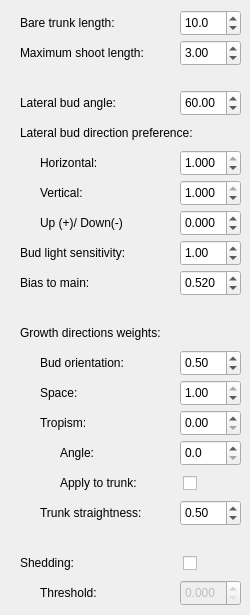
      <widget class="QWidget" name="treeProperties_tabWidgetPage">
       <attribute name="title">
        <string>Base</string>
       </attribute>
       <widget class="QDoubleSpinBox" name="bareTrunkLength_dSpinBox">
        <property name="geometry">
         <rect>
          <x>180</x>
          <y>10</y>
          <width>61</width>
          <height>26</height>
         </rect>
        </property>
        <property name="sizePolicy">
         <sizepolicy hsizetype="Preferred" vsizetype="Fixed">
          <horstretch>0</horstretch>
          <verstretch>0</verstretch>
         </sizepolicy>
        </property>
        <property name="minimumSize">
         <size>
          <width>61</width>
          <height>0</height>
         </size>
        </property>
        <property name="maximumSize">
         <size>
          <width>61</width>
          <height>16777215</height>
         </size>
        </property>
        <property name="decimals">
         <number>1</number>
        </property>
        <property name="minimum">
         <double>0.000000000000000</double>
        </property>
        <property name="maximum">
         <double>100.000000000000000</double>
        </property>
        <property name="singleStep">
         <double>2.000000000000000</double>
        </property>
        <property name="value">
         <double>10.000000000000000</double>
        </property>
       </widget>
       <widget class="QLabel" name="bareTrunkLength_label">
        <property name="geometry">
         <rect>
          <x>20</x>
          <y>10</y>
          <width>150</width>
          <height>26</height>
         </rect>
        </property>
        <property name="text">
         <string>Bare trunk length:</string>
        </property>
       </widget>
       <widget class="QLabel" name="lateralAngle_label">
        <property name="geometry">
         <rect>
          <x>20</x>
          <y>90</y>
          <width>150</width>
          <height>26</height>
         </rect>
        </property>
        <property name="sizePolicy">
         <sizepolicy hsizetype="Preferred" vsizetype="Preferred">
          <horstretch>0</horstretch>
          <verstretch>0</verstretch>
         </sizepolicy>
        </property>
        <property name="text">
         <string>Lateral bud angle:</string>
        </property>
       </widget>
       <widget class="QDoubleSpinBox" name="lateralAngle_dSpinBox">
        <property name="geometry">
         <rect>
          <x>180</x>
          <y>90</y>
          <width>61</width>
          <height>26</height>
         </rect>
        </property>
        <property name="sizePolicy">
         <sizepolicy hsizetype="Preferred" vsizetype="Fixed">
          <horstretch>0</horstretch>
          <verstretch>0</verstretch>
         </sizepolicy>
        </property>
        <property name="minimumSize">
         <size>
          <width>61</width>
          <height>0</height>
         </size>
        </property>
        <property name="maximumSize">
         <size>
          <width>61</width>
          <height>16777215</height>
         </size>
        </property>
        <property name="decimals">
         <number>2</number>
        </property>
        <property name="minimum">
         <double>20.000000000000000</double>
        </property>
        <property name="maximum">
         <double>90.000000000000000</double>
        </property>
        <property name="singleStep">
         <double>5.000000000000000</double>
        </property>
        <property name="value">
         <double>60.000000000000000</double>
        </property>
       </widget>
       <widget class="QLabel" name="budLightSensitivity_label">
        <property name="geometry">
         <rect>
          <x>20</x>
          <y>240</y>
          <width>150</width>
          <height>26</height>
         </rect>
        </property>
        <property name="sizePolicy">
         <sizepolicy hsizetype="Preferred" vsizetype="Preferred">
          <horstretch>0</horstretch>
          <verstretch>0</verstretch>
         </sizepolicy>
        </property>
        <property name="text">
         <string>Bud light sensitivity:</string>
        </property>
       </widget>
       <widget class="QDoubleSpinBox" name="budLightSensitivity_dSpinBox">
        <property name="geometry">
         <rect>
          <x>180</x>
          <y>240</y>
          <width>61</width>
          <height>26</height>
         </rect>
        </property>
        <property name="sizePolicy">
         <sizepolicy hsizetype="Preferred" vsizetype="Fixed">
          <horstretch>0</horstretch>
          <verstretch>0</verstretch>
         </sizepolicy>
        </property>
        <property name="minimumSize">
         <size>
          <width>61</width>
          <height>0</height>
         </size>
        </property>
        <property name="maximumSize">
         <size>
          <width>61</width>
          <height>16777215</height>
         </size>
        </property>
        <property name="decimals">
         <number>2</number>
        </property>
        <property name="minimum">
         <double>0.000000000000000</double>
        </property>
        <property name="maximum">
         <double>10.000000000000000</double>
        </property>
        <property name="singleStep">
         <double>0.250000000000000</double>
        </property>
        <property name="value">
         <double>1.000000000000000</double>
        </property>
       </widget>
       <widget class="QDoubleSpinBox" name="gravimorphismVertical_dSpinBox">
        <property name="geometry">
         <rect>
          <x>180</x>
          <y>180</y>
          <width>61</width>
          <height>26</height>
         </rect>
        </property>
        <property name="sizePolicy">
         <sizepolicy hsizetype="Preferred" vsizetype="Fixed">
          <horstretch>0</horstretch>
          <verstretch>0</verstretch>
         </sizepolicy>
        </property>
        <property name="minimumSize">
         <size>
          <width>61</width>
          <height>0</height>
         </size>
        </property>
        <property name="maximumSize">
         <size>
          <width>61</width>
          <height>16777215</height>
         </size>
        </property>
        <property name="decimals">
         <number>3</number>
        </property>
        <property name="minimum">
         <double>0.100000000000000</double>
        </property>
        <property name="maximum">
         <double>1.000000000000000</double>
        </property>
        <property name="singleStep">
         <double>0.100000000000000</double>
        </property>
        <property name="value">
         <double>1.000000000000000</double>
        </property>
       </widget>
       <widget class="QLabel" name="gravimorphismVertical_label">
        <property name="geometry">
         <rect>
          <x>40</x>
          <y>180</y>
          <width>130</width>
          <height>26</height>
         </rect>
        </property>
        <property name="sizePolicy">
         <sizepolicy hsizetype="Preferred" vsizetype="Preferred">
          <horstretch>0</horstretch>
          <verstretch>0</verstretch>
         </sizepolicy>
        </property>
        <property name="text">
         <string>Vertical:</string>
        </property>
        <property name="scaledContents">
         <bool>false</bool>
        </property>
        <property name="wordWrap">
         <bool>false</bool>
        </property>
       </widget>
       <widget class="QDoubleSpinBox" name="gravimorphismHorizontal_dSpinBox">
        <property name="geometry">
         <rect>
          <x>180</x>
          <y>150</y>
          <width>61</width>
          <height>26</height>
         </rect>
        </property>
        <property name="sizePolicy">
         <sizepolicy hsizetype="Preferred" vsizetype="Fixed">
          <horstretch>0</horstretch>
          <verstretch>0</verstretch>
         </sizepolicy>
        </property>
        <property name="minimumSize">
         <size>
          <width>61</width>
          <height>0</height>
         </size>
        </property>
        <property name="maximumSize">
         <size>
          <width>61</width>
          <height>16777215</height>
         </size>
        </property>
        <property name="decimals">
         <number>3</number>
        </property>
        <property name="minimum">
         <double>0.100000000000000</double>
        </property>
        <property name="maximum">
         <double>1.000000000000000</double>
        </property>
        <property name="singleStep">
         <double>0.100000000000000</double>
        </property>
        <property name="value">
         <double>1.000000000000000</double>
        </property>
       </widget>
       <widget class="QDoubleSpinBox" name="gravimorphismUpDown_dSpinBox">
        <property name="geometry">
         <rect>
          <x>180</x>
          <y>210</y>
          <width>61</width>
          <height>26</height>
         </rect>
        </property>
        <property name="sizePolicy">
         <sizepolicy hsizetype="Preferred" vsizetype="Fixed">
          <horstretch>0</horstretch>
          <verstretch>0</verstretch>
         </sizepolicy>
        </property>
        <property name="minimumSize">
         <size>
          <width>61</width>
          <height>0</height>
         </size>
        </property>
        <property name="maximumSize">
         <size>
          <width>61</width>
          <height>16777215</height>
         </size>
        </property>
        <property name="decimals">
         <number>3</number>
        </property>
        <property name="minimum">
         <double>-0.900000000000000</double>
        </property>
        <property name="maximum">
         <double>0.900000000000000</double>
        </property>
        <property name="singleStep">
         <double>0.100000000000000</double>
        </property>
        <property name="value">
         <double>0.000000000000000</double>
        </property>
       </widget>
       <widget class="QLabel" name="gravimorphismHorizontal_label">
        <property name="geometry">
         <rect>
          <x>40</x>
          <y>150</y>
          <width>130</width>
          <height>26</height>
         </rect>
        </property>
        <property name="sizePolicy">
         <sizepolicy hsizetype="Preferred" vsizetype="Preferred">
          <horstretch>0</horstretch>
          <verstretch>0</verstretch>
         </sizepolicy>
        </property>
        <property name="text">
         <string>Horizontal:</string>
        </property>
       </widget>
       <widget class="QLabel" name="gravimorphismUpDown_label">
        <property name="geometry">
         <rect>
          <x>40</x>
          <y>210</y>
          <width>130</width>
          <height>26</height>
         </rect>
        </property>
        <property name="sizePolicy">
         <sizepolicy hsizetype="Preferred" vsizetype="Preferred">
          <horstretch>0</horstretch>
          <verstretch>0</verstretch>
         </sizepolicy>
        </property>
        <property name="text">
         <string>Up (+)/ Down(-)</string>
        </property>
       </widget>
       <widget class="QLabel" name="gravimorphism_label">
        <property name="geometry">
         <rect>
          <x>20</x>
          <y>120</y>
          <width>220</width>
          <height>26</height>
         </rect>
        </property>
        <property name="text">
         <string>Lateral bud direction preference:</string>
        </property>
       </widget>
       <widget class="QLabel" name="biasToMain_label">
        <property name="geometry">
         <rect>
          <x>20</x>
          <y>270</y>
          <width>150</width>
          <height>26</height>
         </rect>
        </property>
        <property name="text">
         <string>Bias to main:</string>
        </property>
       </widget>
       <widget class="QDoubleSpinBox" name="biasToMain_dSpinBox">
        <property name="geometry">
         <rect>
          <x>180</x>
          <y>270</y>
          <width>61</width>
          <height>26</height>
         </rect>
        </property>
        <property name="sizePolicy">
         <sizepolicy hsizetype="Preferred" vsizetype="Fixed">
          <horstretch>0</horstretch>
          <verstretch>0</verstretch>
         </sizepolicy>
        </property>
        <property name="minimumSize">
         <size>
          <width>61</width>
          <height>0</height>
         </size>
        </property>
        <property name="maximumSize">
         <size>
          <width>61</width>
          <height>16777215</height>
         </size>
        </property>
        <property name="decimals">
         <number>3</number>
        </property>
        <property name="minimum">
         <double>0.400000000000000</double>
        </property>
        <property name="maximum">
         <double>0.600000000000000</double>
        </property>
        <property name="singleStep">
         <double>0.005000000000000</double>
        </property>
        <property name="value">
         <double>0.520000000000000</double>
        </property>
       </widget>
       <widget class="QLabel" name="dirWeights_label">
        <property name="geometry">
         <rect>
          <x>20</x>
          <y>320</y>
          <width>221</width>
          <height>26</height>
         </rect>
        </property>
        <property name="text">
         <string>Growth directions weights:</string>
        </property>
       </widget>
       <widget class="QLabel" name="dirTropism_label">
        <property name="geometry">
         <rect>
          <x>40</x>
          <y>410</y>
          <width>130</width>
          <height>26</height>
         </rect>
        </property>
        <property name="text">
         <string>Tropism:</string>
        </property>
       </widget>
       <widget class="QLabel" name="dirBud_label">
        <property name="geometry">
         <rect>
          <x>40</x>
          <y>350</y>
          <width>130</width>
          <height>26</height>
         </rect>
        </property>
        <property name="text">
         <string>Bud orientation:</string>
        </property>
       </widget>
       <widget class="QDoubleSpinBox" name="trunkStraightness_dSpinBox">
        <property name="geometry">
         <rect>
          <x>180</x>
          <y>500</y>
          <width>61</width>
          <height>26</height>
         </rect>
        </property>
        <property name="sizePolicy">
         <sizepolicy hsizetype="Preferred" vsizetype="Fixed">
          <horstretch>0</horstretch>
          <verstretch>0</verstretch>
         </sizepolicy>
        </property>
        <property name="minimumSize">
         <size>
          <width>61</width>
          <height>0</height>
         </size>
        </property>
        <property name="maximumSize">
         <size>
          <width>61</width>
          <height>16777215</height>
         </size>
        </property>
        <property name="minimum">
         <double>0.000000000000000</double>
        </property>
        <property name="maximum">
         <double>1.000000000000000</double>
        </property>
        <property name="singleStep">
         <double>0.050000000000000</double>
        </property>
        <property name="value">
         <double>0.500000000000000</double>
        </property>
       </widget>
       <widget class="QDoubleSpinBox" name="dirTropism_dSpinBox">
        <property name="geometry">
         <rect>
          <x>180</x>
          <y>410</y>
          <width>61</width>
          <height>26</height>
         </rect>
        </property>
        <property name="sizePolicy">
         <sizepolicy hsizetype="Preferred" vsizetype="Fixed">
          <horstretch>0</horstretch>
          <verstretch>0</verstretch>
         </sizepolicy>
        </property>
        <property name="minimumSize">
         <size>
          <width>61</width>
          <height>0</height>
         </size>
        </property>
        <property name="maximumSize">
         <size>
          <width>61</width>
          <height>16777215</height>
         </size>
        </property>
        <property name="minimum">
         <double>0.000000000000000</double>
        </property>
        <property name="maximum">
         <double>1.000000000000000</double>
        </property>
        <property name="singleStep">
         <double>0.050000000000000</double>
        </property>
        <property name="value">
         <double>0.000000000000000</double>
        </property>
       </widget>
       <widget class="QDoubleSpinBox" name="dirBud_dSpinBox">
        <property name="geometry">
         <rect>
          <x>180</x>
          <y>350</y>
          <width>61</width>
          <height>26</height>
         </rect>
        </property>
        <property name="sizePolicy">
         <sizepolicy hsizetype="Preferred" vsizetype="Fixed">
          <horstretch>0</horstretch>
          <verstretch>0</verstretch>
         </sizepolicy>
        </property>
        <property name="minimumSize">
         <size>
          <width>61</width>
          <height>0</height>
         </size>
        </property>
        <property name="maximumSize">
         <size>
          <width>61</width>
          <height>16777215</height>
         </size>
        </property>
        <property name="minimum">
         <double>0.010000000000000</double>
        </property>
        <property name="maximum">
         <double>1.000000000000000</double>
        </property>
        <property name="singleStep">
         <double>0.050000000000000</double>
        </property>
        <property name="value">
         <double>0.500000000000000</double>
        </property>
       </widget>
       <widget class="QCheckBox" name="trunkTropism_checkBox">
        <property name="geometry">
         <rect>
          <x>179</x>
          <y>470</y>
          <width>18</width>
          <height>26</height>
         </rect>
        </property>
        <property name="sizePolicy">
         <sizepolicy hsizetype="Minimum" vsizetype="Minimum">
          <horstretch>0</horstretch>
          <verstretch>0</verstretch>
         </sizepolicy>
        </property>
        <property name="layoutDirection">
         <enum>Qt::RightToLeft</enum>
        </property>
        <property name="autoFillBackground">
         <bool>false</bool>
        </property>
        <property name="text">
         <string/>
        </property>
        <property name="checked">
         <bool>false</bool>
        </property>
       </widget>
       <widget class="QDoubleSpinBox" name="tropismAngle_dSpinBox">
        <property name="geometry">
         <rect>
          <x>180</x>
          <y>440</y>
          <width>61</width>
          <height>26</height>
         </rect>
        </property>
        <property name="sizePolicy">
         <sizepolicy hsizetype="Preferred" vsizetype="Fixed">
          <horstretch>0</horstretch>
          <verstretch>0</verstretch>
         </sizepolicy>
        </property>
        <property name="minimumSize">
         <size>
          <width>61</width>
          <height>0</height>
         </size>
        </property>
        <property name="maximumSize">
         <size>
          <width>61</width>
          <height>16777215</height>
         </size>
        </property>
        <property name="decimals">
         <number>1</number>
        </property>
        <property name="minimum">
         <double>0.000000000000000</double>
        </property>
        <property name="maximum">
         <double>180.000000000000000</double>
        </property>
        <property name="singleStep">
         <double>5.000000000000000</double>
        </property>
        <property name="value">
         <double>0.000000000000000</double>
        </property>
       </widget>
       <widget class="QLabel" name="tropismAngle_label">
        <property name="geometry">
         <rect>
          <x>60</x>
          <y>440</y>
          <width>110</width>
          <height>26</height>
         </rect>
        </property>
        <property name="text">
         <string>Angle:</string>
        </property>
       </widget>
       <widget class="QLabel" name="dirSpace_label">
        <property name="geometry">
         <rect>
          <x>40</x>
          <y>380</y>
          <width>130</width>
          <height>26</height>
         </rect>
        </property>
        <property name="text">
         <string>Space:</string>
        </property>
       </widget>
       <widget class="QLabel" name="trunkTropism_label">
        <property name="geometry">
         <rect>
          <x>60</x>
          <y>470</y>
          <width>110</width>
          <height>26</height>
         </rect>
        </property>
        <property name="text">
         <string>Apply to trunk:</string>
        </property>
       </widget>
       <widget class="QLabel" name="trunkStraightness_label">
        <property name="geometry">
         <rect>
          <x>40</x>
          <y>500</y>
          <width>130</width>
          <height>26</height>
         </rect>
        </property>
        <property name="text">
         <string>Trunk straightness:</string>
        </property>
       </widget>
       <widget class="QDoubleSpinBox" name="dirSpace_dSpinBox">
        <property name="geometry">
         <rect>
          <x>180</x>
          <y>380</y>
          <width>61</width>
          <height>26</height>
         </rect>
        </property>
        <property name="sizePolicy">
         <sizepolicy hsizetype="Preferred" vsizetype="Fixed">
          <horstretch>0</horstretch>
          <verstretch>0</verstretch>
         </sizepolicy>
        </property>
        <property name="minimumSize">
         <size>
          <width>61</width>
          <height>0</height>
         </size>
        </property>
        <property name="maximumSize">
         <size>
          <width>61</width>
          <height>16777215</height>
         </size>
        </property>
        <property name="maximum">
         <double>1.000000000000000</double>
        </property>
        <property name="singleStep">
         <double>0.050000000000000</double>
        </property>
        <property name="value">
         <double>1.000000000000000</double>
        </property>
       </widget>
       <widget class="QDoubleSpinBox" name="sheddingThreshold_dSpinBox">
        <property name="enabled">
         <bool>false</bool>
        </property>
        <property name="geometry">
         <rect>
          <x>180</x>
          <y>580</y>
          <width>61</width>
          <height>26</height>
         </rect>
        </property>
        <property name="sizePolicy">
         <sizepolicy hsizetype="Preferred" vsizetype="Fixed">
          <horstretch>0</horstretch>
          <verstretch>0</verstretch>
         </sizepolicy>
        </property>
        <property name="minimumSize">
         <size>
          <width>61</width>
          <height>0</height>
         </size>
        </property>
        <property name="maximumSize">
         <size>
          <width>61</width>
          <height>16777215</height>
         </size>
        </property>
        <property name="decimals">
         <number>3</number>
        </property>
        <property name="minimum">
         <double>0.000000000000000</double>
        </property>
        <property name="maximum">
         <double>1.000000000000000</double>
        </property>
        <property name="singleStep">
         <double>0.050000000000000</double>
        </property>
        <property name="value">
         <double>0.000000000000000</double>
        </property>
       </widget>
       <widget class="QLabel" name="sheddingThreshold_label">
        <property name="geometry">
         <rect>
          <x>40</x>
          <y>580</y>
          <width>130</width>
          <height>26</height>
         </rect>
        </property>
        <property name="text">
         <string>Threshold:</string>
        </property>
       </widget>
       <widget class="QLabel" name="shedding_label">
        <property name="geometry">
         <rect>
          <x>20</x>
          <y>550</y>
          <width>150</width>
          <height>26</height>
         </rect>
        </property>
        <property name="text">
         <string>Shedding:</string>
        </property>
       </widget>
       <widget class="QCheckBox" name="shedding_checkBox">
        <property name="geometry">
         <rect>
          <x>179</x>
          <y>550</y>
          <width>18</width>
          <height>26</height>
         </rect>
        </property>
        <property name="sizePolicy">
         <sizepolicy hsizetype="Minimum" vsizetype="Minimum">
          <horstretch>0</horstretch>
          <verstretch>0</verstretch>
         </sizepolicy>
        </property>
        <property name="layoutDirection">
         <enum>Qt::RightToLeft</enum>
        </property>
        <property name="autoFillBackground">
         <bool>false</bool>
        </property>
        <property name="text">
         <string/>
        </property>
        <property name="checked">
         <bool>false</bool>
        </property>
       </widget>
       <widget class="QLabel" name="maxShootLength_label">
        <property name="geometry">
         <rect>
          <x>20</x>
          <y>40</y>
          <width>150</width>
          <height>26</height>
         </rect>
        </property>
        <property name="text">
         <string>Maximum shoot length:</string>
        </property>
       </widget>
       <widget class="QDoubleSpinBox" name="maxShootLength_dSpinBox">
        <property name="geometry">
         <rect>
          <x>180</x>
          <y>40</y>
          <width>61</width>
          <height>26</height>
         </rect>
        </property>
        <property name="sizePolicy">
         <sizepolicy hsizetype="Preferred" vsizetype="Fixed">
          <horstretch>0</horstretch>
          <verstretch>0</verstretch>
         </sizepolicy>
        </property>
        <property name="minimumSize">
         <size>
          <width>61</width>
          <height>0</height>
         </size>
        </property>
        <property name="maximumSize">
         <size>
          <width>61</width>
          <height>16777215</height>
         </size>
        </property>
        <property name="decimals">
         <number>2</number>
        </property>
        <property name="minimum">
         <double>1.000000000000000</double>
        </property>
        <property name="maximum">
         <double>5.000000000000000</double>
        </property>
        <property name="singleStep">
         <double>0.500000000000000</double>
        </property>
        <property name="value">
         <double>3.000000000000000</double>
        </property>
       </widget>
      </widget>
